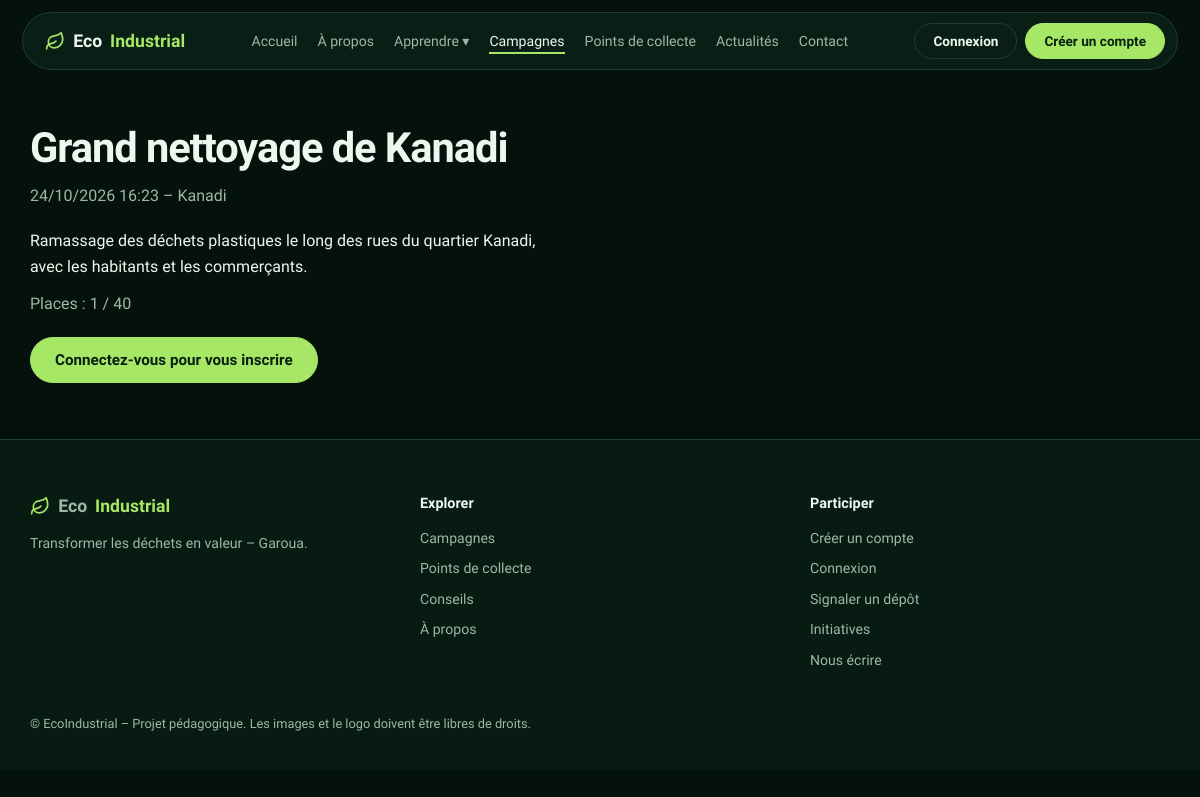
The app's page /campagnes/1/ with its own data.
### core/models.py (models this page shows, shortened)
class Campagne(models.Model):
    class Statut(models.TextChoices):
        OUVERTE = "ouverte", "Ouverte"
        FERMEE = "fermee", "Fermée"
    titre = models.CharField(max_length=150)
    description = models.TextField(blank=True)
    lieu = models.CharField(max_length=150, blank=True, choices=QUARTIERS)
    date_debut = models.DateTimeField("Date et heure")
    capacite = models.PositiveIntegerField("Capacité maximale", default=20)
    statut = models.CharField(max_length=10, choices=Statut.choices, default=Statut.OUVERTE)
    created_at = models.DateTimeField(auto_now_add=True)
    objects = CampagneQuerySet.as_manager()
    class Meta:
        ordering = ["-date_debut"]
    @property
    def inscrits(self):
        return self.n if hasattr(self, "n") else self.inscriptions.count()
    @property
    def complet(self):
        return self.inscrits >= self.capacite or self.statut != self.Statut.OUVERTE

class Parametre(models.Model):
    cle = models.CharField("Clé", max_length=50, primary_key=True)
    valeur = models.TextField(blank=True)
    class Meta:
        verbose_name = "paramètre"
        verbose_name_plural = "infos du site"

### core/views.py (the view, shortened to what this page needs)
# urls.py: path("campagnes/<int:pk>/", views.campagne_detail, name="campagne"),
def campagne_detail(request, pk):
    c = get_object_or_404(Campagne.objects.with_n(), pk=pk)
    return render(request, "core/campagne_detail.html", {"c": c})

### core/context_processors.py (called while the page is built)
def site(request):
    try:
        valeurs = dict(Parametre.objects.values_list("cle", "valeur"))
    except Exception:  # table pas encore migrée
        valeurs = {}
    return {"site": {k: valeurs.get(k) or d for k, d in DEFAUTS.items()}}

### core/models.py (called while the page is built)
    def with_n(self):
        return self.annotate(n=Count("inscriptions"))

### core/templatetags/core_extras.py (called while the page is built)
@register.simple_tag
def icon(name):
    return format_html('<svg class="i" aria-hidden="true"><use href="#i-{}"/></svg>', name)

@register.simple_tag
def asset(path):
    try:
        stamp = int(Path(settings.BASE_DIR, "static", path).stat().st_mtime)
    except OSError:
        stamp = 0
    return f"{static(path)}?v={stamp}"

### templates/core/campagne_detail.html (shortened to what this page needs)
{% extends "base.html" %}
{% block content %}
<div class="wrap page"><h1>{{ c.titre }}</h1>
<p class="sub">{{ c.date_debut|date:"d/m/Y H:i" }} – {{ c.lieu }}</p>
<p style="margin-top:20px;max-width:60ch">{{ c.description|linebreaksbr }}</p>
<p class="sub">Places : {{ c.inscrits }} / {{ c.capacite }}</p>
{% if c.complet %}<p class="msg err">Cette campagne est complète ou fermée.</p>
{% elif not user.is_authenticated %}<a class="btn btn-main" style="margin-top:20px" href="{% url 'login' %}?next={{ request.path }}">Connectez-vous pour vous inscrire</a>
{% else %}<form method="post">{% csrf_token %}<button class="btn btn-main" style="margin-top:20px;cursor:pointer">S'inscrire</button></form>{% endif %}</div>
{% endblock %}

### templates/base.html (shortened to what this page needs)
{% load static core_extras %}<!DOCTYPE html>
<html lang="fr"><head><meta charset="utf-8"><meta name="viewport" content="width=device-width, initial-scale=1, viewport-fit=cover">
<link rel="stylesheet" href="{% asset 'css/style.css' %}"></head><body>
{% with url=request.resolver_match.url_name %}
<header class="nav"><div class="nav-in">
<a class="logo" href="{% url 'home' %}">{% icon 'leaf' %}Eco<b>Industrial</b></a>
<nav class="menu" aria-label="Navigation principale">
<a class="{% if url == 'home' %}on{% endif %}" href="{% url 'home' %}">Accueil</a>
<a class="{% if url == 'a_propos' %}on{% endif %}" href="{% url 'a_propos' %}">À propos</a>
<span class="dd"><button type="button" class="{% if url == 'environnement' or url == 'recyclage' or url == 'conseils' %}on{% endif %}">Apprendre ▾</button></span>
<a class="{% if url == 'campagnes' or url == 'campagne' %}on{% endif %}" href="{% url 'campagnes' %}">Campagnes</a>
<a class="{% if url == 'points' %}on{% endif %}" href="{% url 'points' %}">Points de collecte</a>
<a class="{% if url == 'actualites' %}on{% endif %}" href="{% url 'actualites' %}">Actualités</a>
<a class="{% if url == 'contact' %}on{% endif %}" href="{% url 'contact' %}">Contact</a>
{% if user.is_staff %}<a href="{% url 'admin:index' %}">Admin</a>{% endif %}</nav>
<div class="acts">
{% if user.is_authenticated %}<a class="btn btn-ghost" href="{% url 'profil' %}">Mon espace</a><form class="inline" method="post" action="{% url 'logout' %}">{% csrf_token %}<button class="btn btn-main">Quitter</button></form>
{% else %}<a class="btn btn-ghost" href="{% url 'login' %}">Connexion</a><a class="btn btn-main" href="{% url 'inscription' %}">Créer un compte</a>{% endif %}
</div>
</div></header>
{% endwith %}
<main>
{% block content %}{% endblock %}
</main><footer><div class="wrap"><div class="fgrid">
<div><a class="logo" href="{% url 'home' %}">{% icon 'leaf' %}Eco<b>Industrial</b></a><p style="margin-top:12px">{{ site.slogan }} – Garoua.</p></div>
<div><h4>Explorer</h4><a href="{% url 'campagnes' %}">Campagnes</a><a href="{% url 'points' %}">Points de collecte</a><a href="{% url 'conseils' %}">Conseils</a><a href="{% url 'a_propos' %}">À propos</a></div>
<div><h4>Participer</h4><a href="{% url 'inscription' %}">Créer un compte</a><a href="{% url 'login' %}">Connexion</a><a href="{% url 'signalement' %}">Signaler un dépôt</a><a href="{% url 'initiatives' %}">Initiatives</a><a href="{% url 'contact' %}">Nous écrire</a></div></div>
<p class="copy">© EcoIndustrial – Projet pédagogique. Les images et le logo doivent être libres de droits.</p></div></footer></body></html>

### static/css/style.css (style rules this page uses)
:root { --bg:#05120c;--bg2:#081b12;--panel:#0b2217;--panel2:#0e2b1e;--line:#1b4030;--ink:#eef6f0;--mute:#9db8a9;--lime:#a6e865;--lime-ink:#08200f;--r:20px }
* { box-sizing:border-box;margin:0 }
html { scroll-behavior:smooth }
html { -webkit-text-size-adjust:100%;scroll-padding-top:96px }
body { font-family:Sora,system-ui,-apple-system,Segoe UI,sans-serif;background:var(--bg);color:var(--ink);line-height:1.6;overflow-x:clip }
a,button { -webkit-tap-highlight-color:transparent }
a { color:inherit;text-decoration:none }
.i { width:1.15em;height:1.15em;fill:none;stroke:currentColor;stroke-width:2;stroke-linecap:round;stroke-linejoin:round;flex:none;vertical-align:-.2em }
.wrap { max-width:1180px;margin:0 auto;padding:0 20px }
.btn { display:inline-flex;align-items:center;gap:8px;padding:13px 24px;border-radius:999px;font:600 .95rem Sora,system-ui,sans-serif;border:1px solid var(--line);cursor:pointer;color:var(--ink);background:none;transition:.2s }
.btn-main { background:var(--lime);color:var(--lime-ink);border-color:var(--lime) }
.nav { position:sticky;top:12px;z-index:20;margin:12px auto 0;max-width:1180px;padding:0 12px }
.nav-in { display:flex;align-items:center;justify-content:space-between;gap:12px;background:rgba(11,34,23,.85);backdrop-filter:blur(12px);border:1px solid var(--line);border-radius:999px;padding:10px 12px 10px 22px }
.logo { display:flex;align-items:center;gap:8px;font-weight:700;font-size:1.1rem }
.logo b { color:var(--lime) }
.logo .i { color:var(--lime) }
.menu { display:none;gap:24px;font-size:.9rem;color:var(--mute) }
.menu a:hover,.menu a.on { color:var(--ink) }
.menu a.on { box-shadow:0 2px 0 var(--lime) }
.acts { display:flex;gap:8px;align-items:center }
.acts .btn { padding:9px 18px;font-size:.85rem }
@media (min-width:1100px) { .menu { display:flex } }
h1 { font-size:clamp(2.4rem,6vw,4.2rem);line-height:1.07;font-weight:700;letter-spacing:-.025em;margin-top:18px }
.sub { color:var(--mute);max-width:56ch;margin-top:12px }
footer { border-top:1px solid var(--line);padding:52px 0 28px;background:var(--bg2) }
.fgrid { display:grid;gap:30px;grid-template-columns:repeat(auto-fit,minmax(200px,1fr)) }
footer h4 { margin-bottom:12px;font-size:.9rem }
footer a,footer p { color:var(--mute);font-size:.88rem;display:block;margin-bottom:8px }
.copy { margin-top:34px;color:var(--mute);font-size:.8rem }
.page { padding:56px 20px }
.page h1 { font-size:clamp(1.8rem,4vw,2.6rem);margin:0 0 8px }
.menu { gap:20px;font-size:.88rem }
.dd { position:relative }
.dd button { background:none;border:0;color:inherit;font:inherit;cursor:pointer;padding:0 }

### records on screen
Campagne: titre "Grand nettoyage de Kanadi", date_debut "24/10/2026 16:23", lieu "Kanadi", description "Ramassage des déchets plastiques le long des rues du quartier Kanadi, avec les habitants et les commerçants.", inscrits "1", capacite "40"
Parametre: slogan "Transformer les déchets en valeur"
